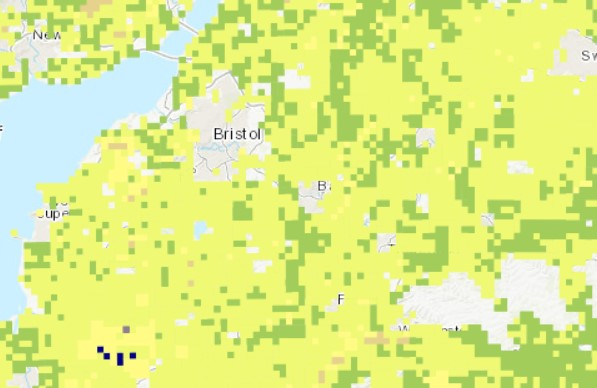
%> input picture NitrogenTrialPic.jpg, 597 x 388 px
$ octave HeatmapAnalysis.m   (GNU Octave 9; MATLAB toolbox functions it lacks are replaced by stand-ins)
%> lines starting %> are read from the running program, lines starting %| are printed output that depends on the picture
clear all
close all
workspace;  % Make sure the workspace panel is showing.
format long g;
format compact;
fontSize = 16;

% Get the name of the image the user wants to use.
FileName = 'NitrogenTrialPic.jpg';
folder = pwd;
fullFileName = fullfile(folder, FileName);

% Read in demo image.
rgbImage = imread(fullFileName);
%> rgbImage is the input picture: size 388x597x3 uint8; mean R, G, B 221.6, 237.7, 138.1
% Get the dimensions of the image.
[rows, columns, numberOfColorChannels] = size(rgbImage);
%> rows = 388; columns = 597; numberOfColorChannels = 3

figure
imshow(rgbImage, []);
impixelinfo;
axis on;
caption = sprintf('Original Color Image\n%s', FileName);
title(caption, 'FontSize', fontSize, 'Interpreter', 'None');
hp = impixelinfo(); % Set up status line to see values when you mouse over the image.

% Get an indexed image.
numberOfColorClasses = 7;
[indexedImage, customColorMap] = rgb2ind(rgbImage, numberOfColorClasses);
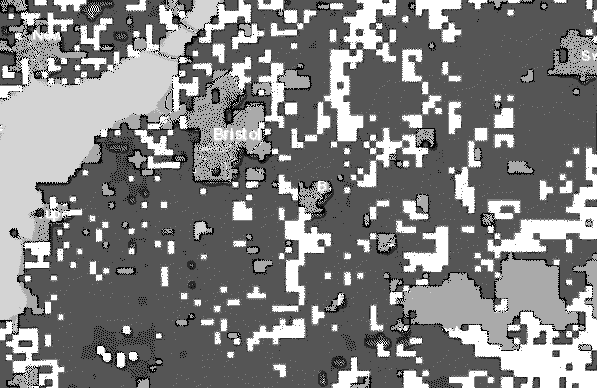
%> indexedImage: size 388x597 uint8; min 0, max 6, mean 3.03; drawn with min black and max white
%> customColorMap = [0.898 0.929 0.706; 0.847 0.914 0.463; 0.937 0.976 0.467; 0.745 0.851 0.404; 0.941 0.949 0.914; 0.804 0.941 0.992; 0.643 0.792 0.353]

figure
imshow(indexedImage, []);
colormap(customColorMap);
colorbar;
caption = sprintf('Color Segmentation Mask Image');
title(caption, 'FontSize', fontSize, 'Interpreter', 'None');
impixelinfo;
axis('on', 'image');
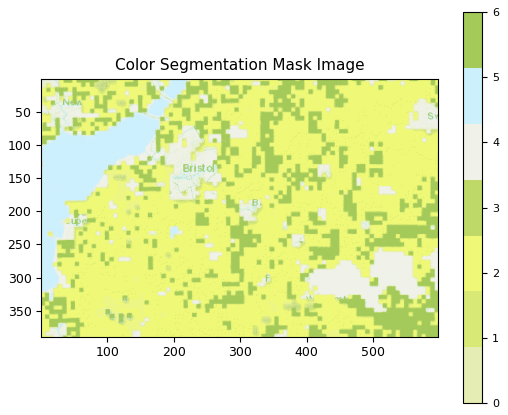
%> figure redrawn from the program's plot data
drawnow;

figure
hObject = histogram(indexedImage, 'normalization', 'probability');
grid on;
caption = sprintf('Area Fractions Of Each Color Class');
xlabel('Class Number', 'FontSize', fontSize);
ylabel('Area Fraction', 'FontSize', fontSize);
title(caption, 'FontSize', fontSize, 'Interpreter', 'None');
xticks(0 : numberOfColorClasses - 1);
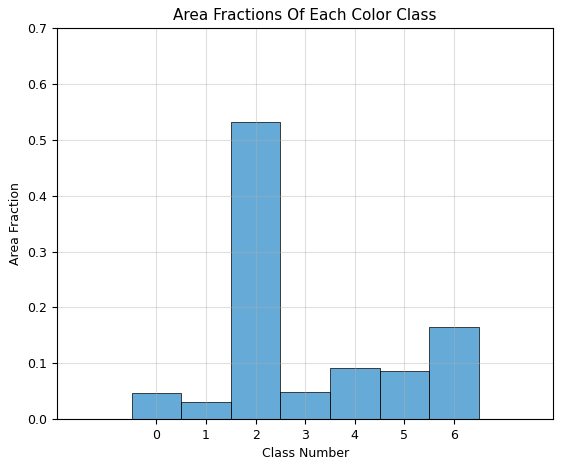
%> figure redrawn from the program's plot data; tallest bar 0.532 high, from x = 1.5 to 2.5

$ run again, with PhosphorousTrialPic.jpg copied over NitrogenTrialPic.jpg
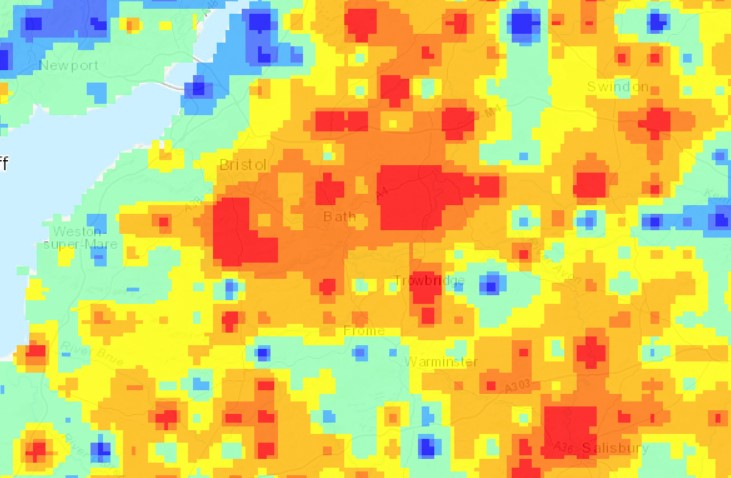
%> input picture PhosphorousTrialPic.jpg, 731 x 478 px
%> rgbImage is the input picture: size 478x731x3 uint8; mean R, G, B 218.6, 201.6, 104.4
%> `[indexedImage, customColorMap] = rgb2ind(rgbImage, numberOfColorClasse..`:
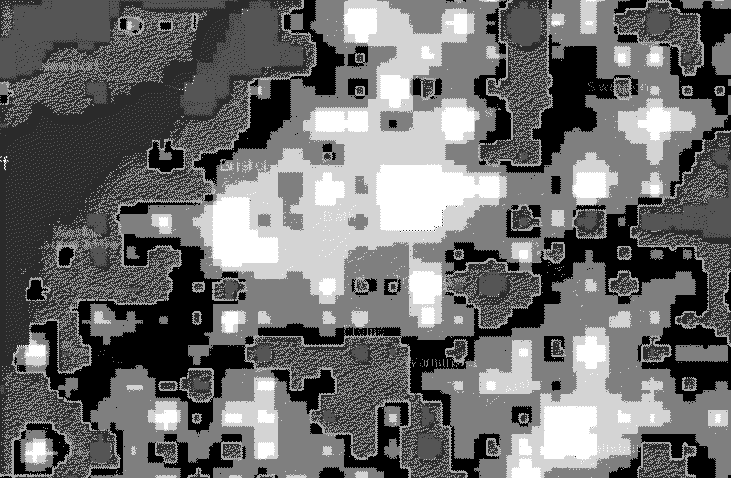
%> indexedImage: size 478x731 uint8; min 0, max 6, mean 2.56; drawn with min black and max white
%> customColorMap = [0.984 0.98 0.204; 0.678 0.976 0.804; 0.345 0.596 0.961; 0.984 0.765 0.184; 0.788 0.98 0.514; 0.984 0.537 0.184; 0.976 0.204 0.176]
%> `xticks(0 : numberOfColorClasses - 1);`:
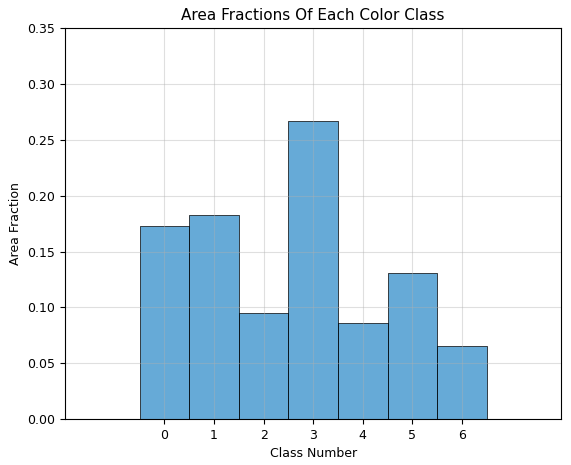
%> figure redrawn from the program's plot data; tallest bar 0.267 high, from x = 2.5 to 3.5

$ run again, with pHTrialPic.jpg copied over NitrogenTrialPic.jpg
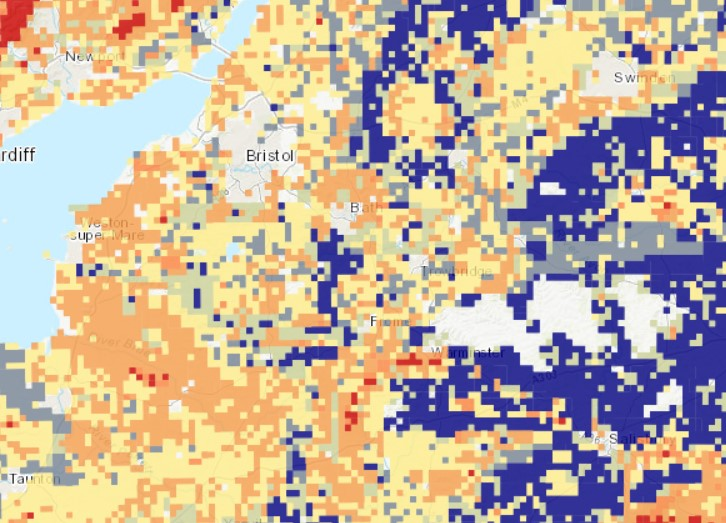
%> input picture pHTrialPic.jpg, 726 x 523 px
%> rgbImage is the input picture: size 523x726x3 uint8; mean R, G, B 195.9, 179.1, 160.2
%> `[indexedImage, customColorMap] = rgb2ind(rgbImage, numberOfColorClasse..`:
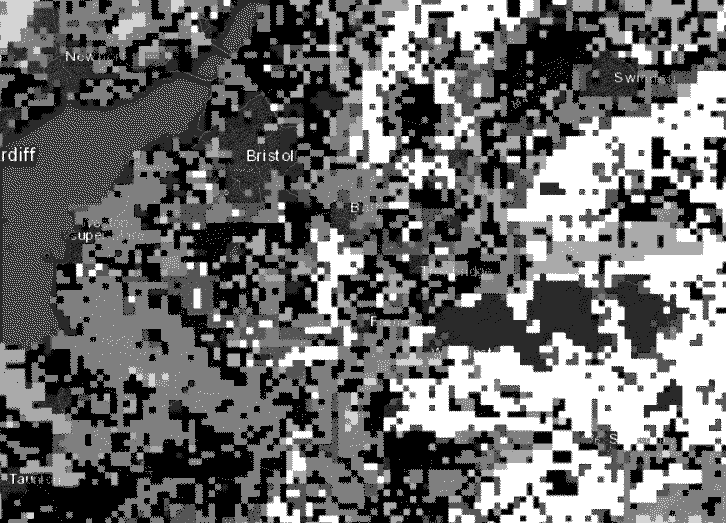
%> indexedImage: size 523x726 uint8; min 0, max 6, mean 2.56; drawn with min black and max white
%> customColorMap = [0.984 0.922 0.627; 0.882 0.941 0.949; 0.831 0.824 0.678; 0.945 0.69 0.439; 0.576 0.588 0.627; 0.812 0.239 0.188; 0.208 0.208 0.569]
%> `xticks(0 : numberOfColorClasses - 1);`:
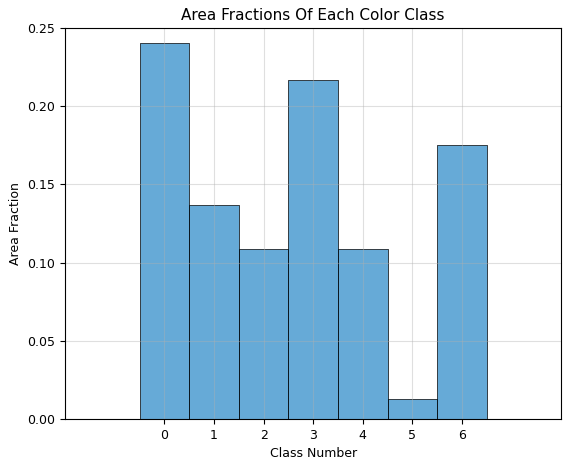
%> figure redrawn from the program's plot data; tallest bar 0.24 high, from x = -0.5 to 0.5
